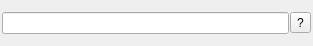
<?xml version="1.0" encoding="UTF-8"?>
<ui version="4.0">
 <class>LexiconLineForm</class>
 <widget class="QWidget" name="LexiconLineForm">
  <property name="geometry">
   <rect>
    <x>0</x>
    <y>0</y>
    <width>313</width>
    <height>46</height>
   </rect>
  </property>
  <property name="minimumSize">
   <size>
    <width>130</width>
    <height>0</height>
   </size>
  </property>
  <property name="windowTitle">
   <string>Form</string>
  </property>
  <layout class="QHBoxLayout" name="horizontalLayout">
   <property name="spacing">
    <number>0</number>
   </property>
   <property name="leftMargin">
    <number>2</number>
   </property>
   <property name="topMargin">
    <number>2</number>
   </property>
   <property name="rightMargin">
    <number>2</number>
   </property>
   <property name="bottomMargin">
    <number>2</number>
   </property>
   <item>
    <layout class="QHBoxLayout" name="horizontalLayout_2">
     <property name="spacing">
      <number>1</number>
     </property>
     <item>
      <widget class="LingEdit" name="edit">
       <property name="minimumSize">
        <size>
         <width>120</width>
         <height>0</height>
        </size>
       </property>
      </widget>
     </item>
     <item>
      <widget class="QToolButton" name="guessButton">
       <property name="text">
        <string>?</string>
       </property>
      </widget>
     </item>
    </layout>
   </item>
  </layout>
 </widget>
 <customwidgets>
  <customwidget>
   <class>LingEdit</class>
   <extends>QLineEdit</extends>
   <header>lingedit.h</header>
  </customwidget>
 </customwidgets>
 <resources/>
 <connections/>
</ui>
